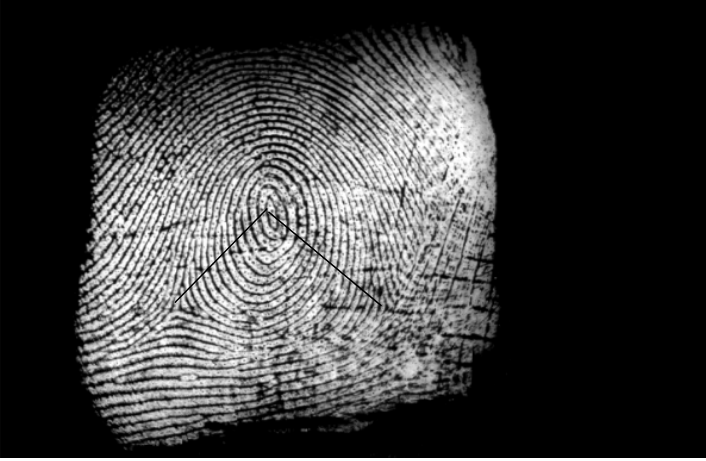
#> input picture imagen/img1.PNG, 706 x 461 px, found by its file name
$ python main.py   (older library calls are emulated)
#> lines starting #> are read from the running program, lines starting #| are printed output that depends on the picture
import cv2
import numpy as np

def gabor_filter(image, theta=0, frequency=0.6, sigma_x=1, sigma_y=1):
    # Create Gabor kernel
    kernel = cv2.getGaborKernel((21, 21), sigma_x, sigma_y, frequency, 0.5, theta)

    # Apply Gabor filter to the image
    filtered_image = cv2.filter2D(image, cv2.CV_8UC3, kernel)

    return filtered_image

def extract_fingerprint_features(image_path):
    # Read the image
#> called with image_path = 'imagen\\img1.PNG'
    image = cv2.imread(image_path, cv2.IMREAD_GRAYSCALE)
#> image is the input picture: shape (461, 706); min 0, max 255, mean 60.4

    # Apply Gabor filter with different orientations
    orientations = [0, np.pi/4, np.pi/2, 3*np.pi/4]
    gabor_features = []
    for theta in orientations:
        filtered_image = gabor_filter(image, theta=theta)
        gabor_features.append(filtered_image)
#> this loop made 4 passes
#> pass 1, in gabor_filter, `filtered_image = cv2.filter2D(image, cv2.CV_8UC3, kernel)`:
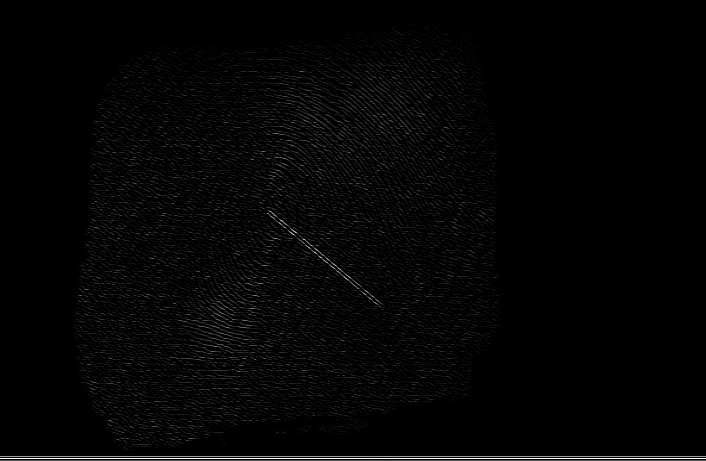
#> filtered_image: shape (461, 706); min 0, max 255, mean 4.8
#> pass 3, in gabor_filter (call 3), `filtered_image = cv2.filter2D(image, cv2.CV_8UC3, kernel)`:
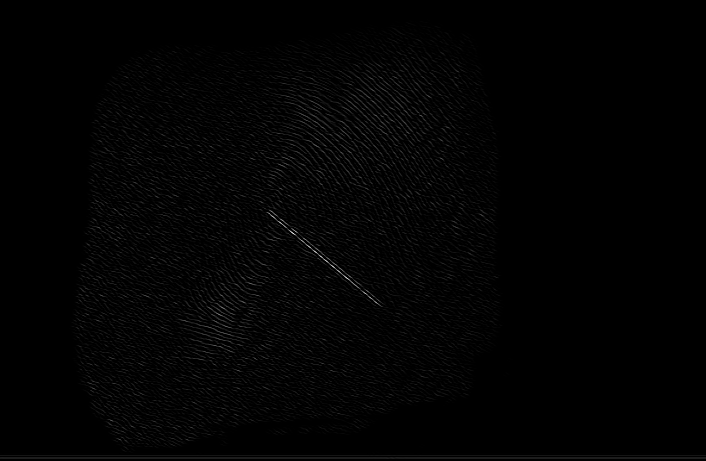
#> filtered_image: shape (461, 706); min 0, max 229, mean 2.9
#> after the loop, gabor_features = 4 items

    return gabor_features

# Path to the input image
image_path = 'imagen\img1.PNG'

# Extract features
features = extract_fingerprint_features(image_path)
#> features = 4 items

# Display the filtered images
for i, feature in enumerate(features):
    cv2.imshow(f'Gabor Filtered Image {i+1}', feature)

cv2.waitKey(0)
cv2.destroyAllWindows()

$ run again, with imagen/img2.PNG copied over imagen/img1.PNG
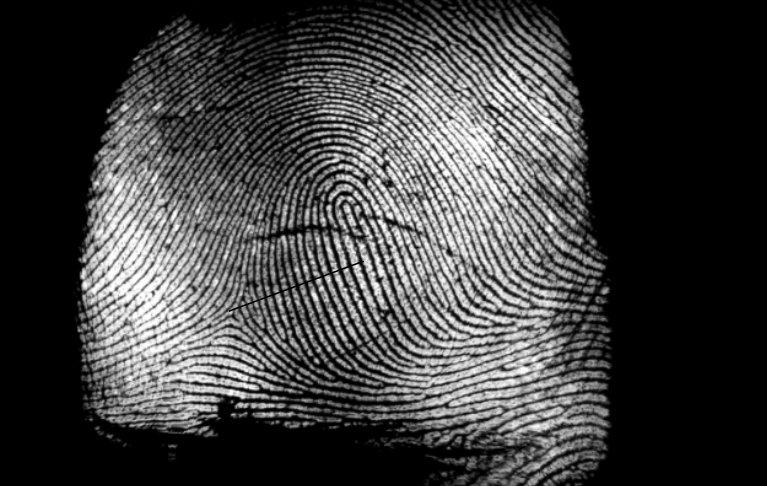
#> input picture imagen/img2.PNG, 767 x 486 px, found by its file name
#> in extract_fingerprint_features, image is the input picture: shape (486, 767); min 0, max 255, mean 63.1
#> the loop in extract_fingerprint_features, `for theta in orientations:` made 4 passes
#> pass 1, in gabor_filter, `filtered_image = cv2.filter2D(image, cv2.CV_8UC3, kernel)`:
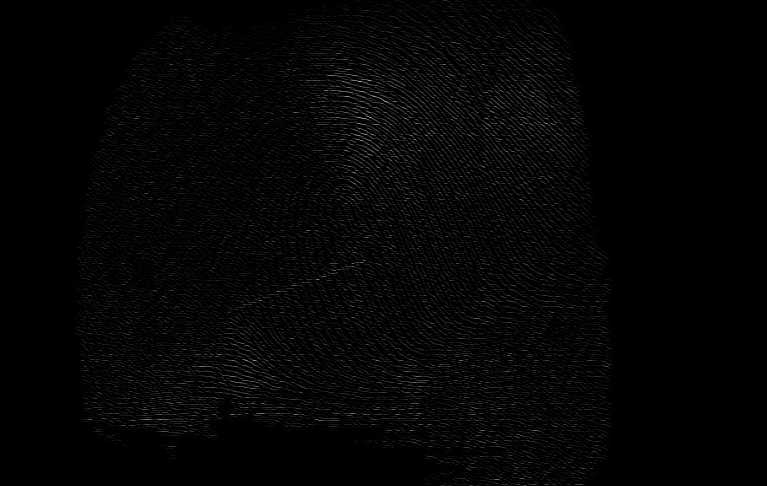
#> filtered_image: shape (486, 767); min 0, max 186, mean 4.7
#> after the loop in extract_fingerprint_features, `for theta in orientations:`: gabor_features = 4 items
#> the loop `for i, feature in enumerate(features):` made 4 passes

$ run again, with imagen/img3.PNG copied over imagen/img1.PNG
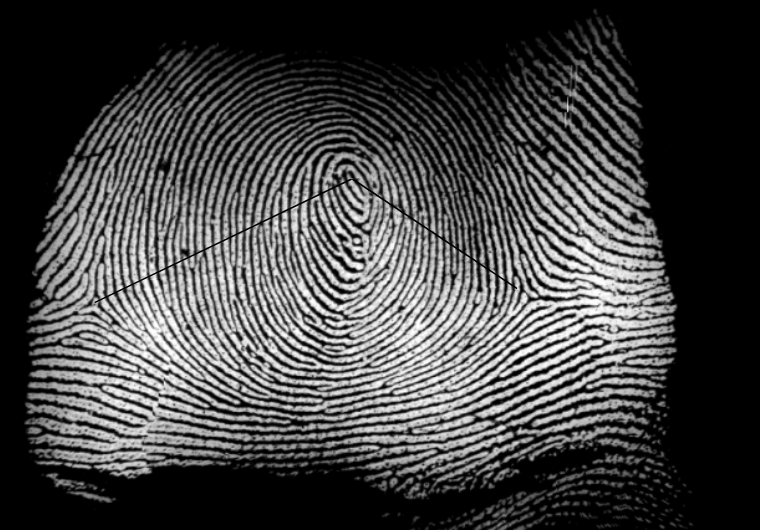
#> input picture imagen/img3.PNG, 760 x 532 px, found by its file name
#> in extract_fingerprint_features, image is the input picture: shape (532, 760); min 0, max 255, mean 67.4
#> the loop in extract_fingerprint_features, `for theta in orientations:` made 4 passes
#> pass 1, in gabor_filter, `filtered_image = cv2.filter2D(image, cv2.CV_8UC3, kernel)`:
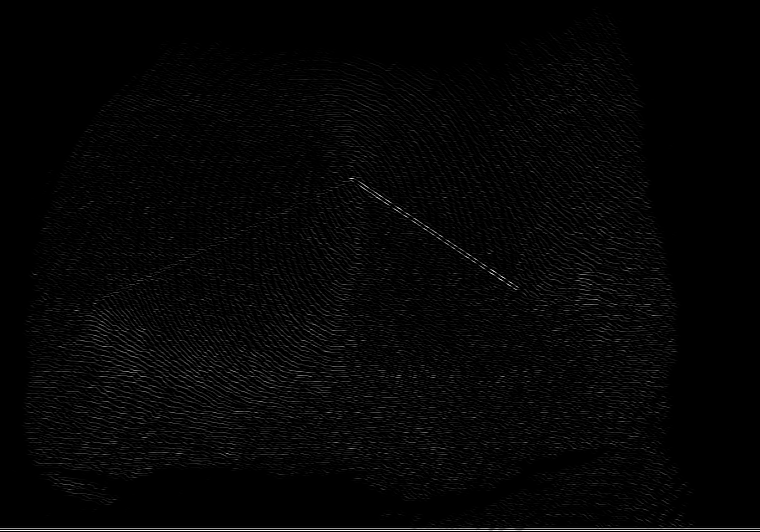
#> filtered_image: shape (532, 760); min 0, max 255, mean 5.5
#> after the loop in extract_fingerprint_features, `for theta in orientations:`: gabor_features = 4 items
#> the loop `for i, feature in enumerate(features):` made 4 passes

$ run again, with imagen/imagen anterior.PNG copied over imagen/img1.PNG
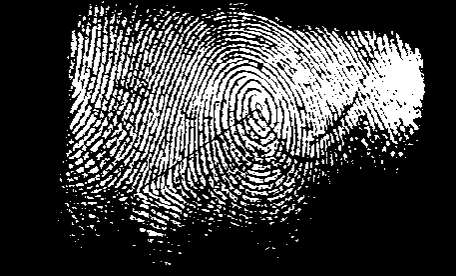
#> input picture imagen/imagen anterior.PNG, 456 x 276 px, found by its file name
#> in extract_fingerprint_features, image is the input picture: shape (276, 456); min 0, max 255, mean 66.8
#> the loop in extract_fingerprint_features, `for theta in orientations:` made 4 passes
#> pass 1, in gabor_filter, `filtered_image = cv2.filter2D(image, cv2.CV_8UC3, kernel)`:
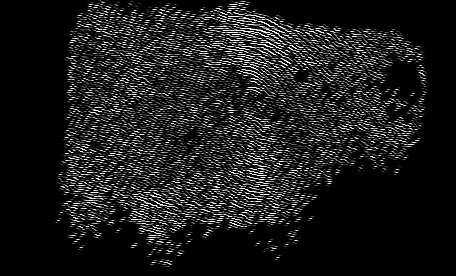
#> filtered_image: shape (276, 456); min 0, max 255, mean 27.1
#> pass 3, in gabor_filter (call 3), `filtered_image = cv2.filter2D(image, cv2.CV_8UC3, kernel)`:
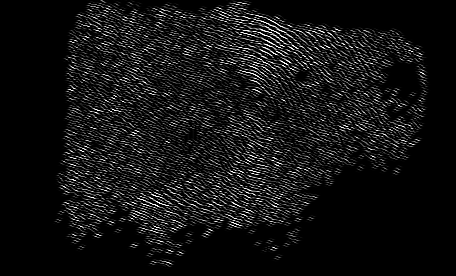
#> filtered_image: shape (276, 456); min 0, max 255, mean 19.7
#> after the loop in extract_fingerprint_features, `for theta in orientations:`: gabor_features = 4 items
#> the loop `for i, feature in enumerate(features):` made 4 passes
